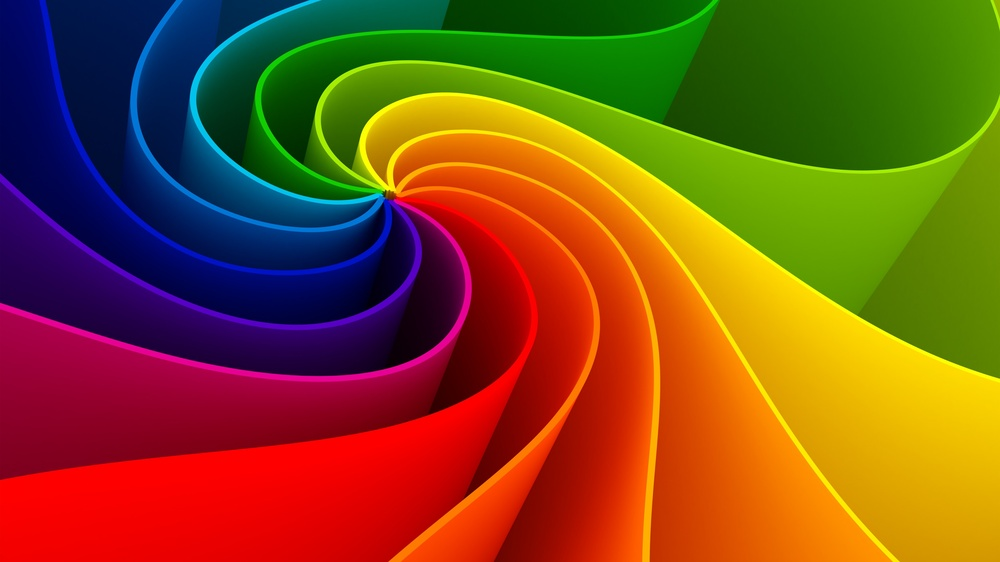
#> input picture tercer Parcial/pra2/R.jpeg, 1000 x 562 px, shrunk from 3840 x 2160 before the run, found by its file name
$ python p3p3.py
#> lines starting #> are read from the running program, lines starting #| are printed output that depends on the picture; after the words box and inside, x2 and y2 are one past the last pixel; in counts of white or black regions, pixels touching at a corner belong together
# -*- coding: utf-8 -*-
"""
Created on Mon Mar 24 08:58:57 2025

@author: lizet
"""

import cv2
import numpy as np

# Cargar la imagen
img = cv2.imread('R.JPEG')
#> img is the input picture: shape (562, 1000, 3); mean B, G, R 25.2, 77.4, 126.5

# Verificar si la imagen se cargó correctamente
if img is None:
    print("Error: No se pudo cargar la imagen.")
    exit()

# Convertir la imagen a espacio de color HSV
img_hsv = cv2.cvtColor(img, cv2.COLOR_BGR2HSV)
#> img_hsv: shape (562, 1000, 3); mean H, S, V 57.5, 253.6, 162.9

# Definir los rangos de color rojo en HSV (dos rangos debido a la naturaleza del rojo en HSV)
rojo_claro = np.array([0, 100, 20], np.uint8)
rojo_oscuro = np.array([5, 255, 255], np.uint8)

rojo2_claro = np.array([175, 100, 20], np.uint8)
rojo2_oscuro = np.array([179, 255, 255], np.uint8)

# Crear máscaras para ambos rangos de rojo
mascara1 = cv2.inRange(img_hsv, rojo_claro, rojo_oscuro)
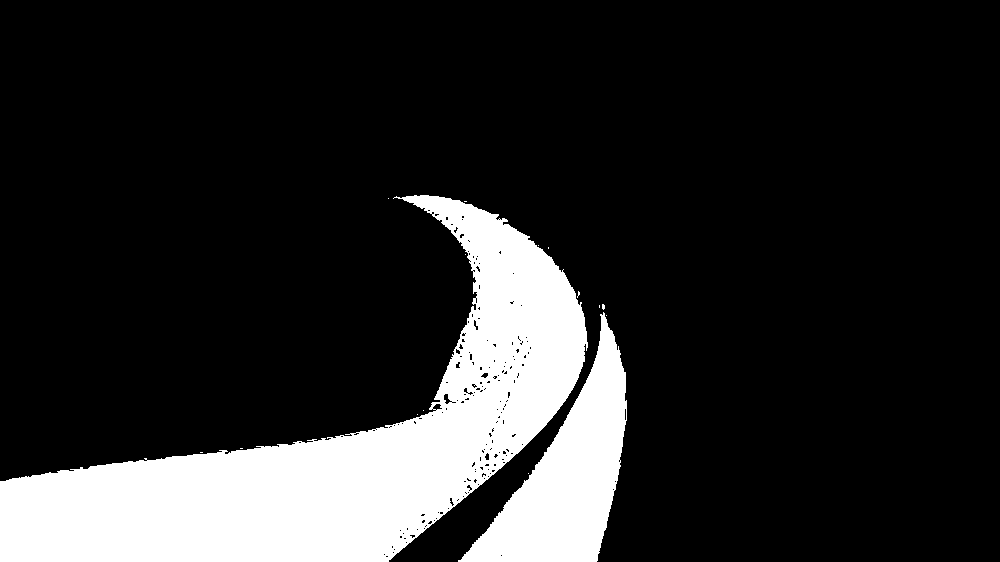
#> mascara1: shape (562, 1000); 16.6% white; 16 white regions (14 under 20 px), largest, box (x1, y1, x2, y2) and area: (0, 195, 588, 562) 76192, (458, 312, 627, 562) 17243
mascara2 = cv2.inRange(img_hsv, rojo2_claro, rojo2_oscuro)
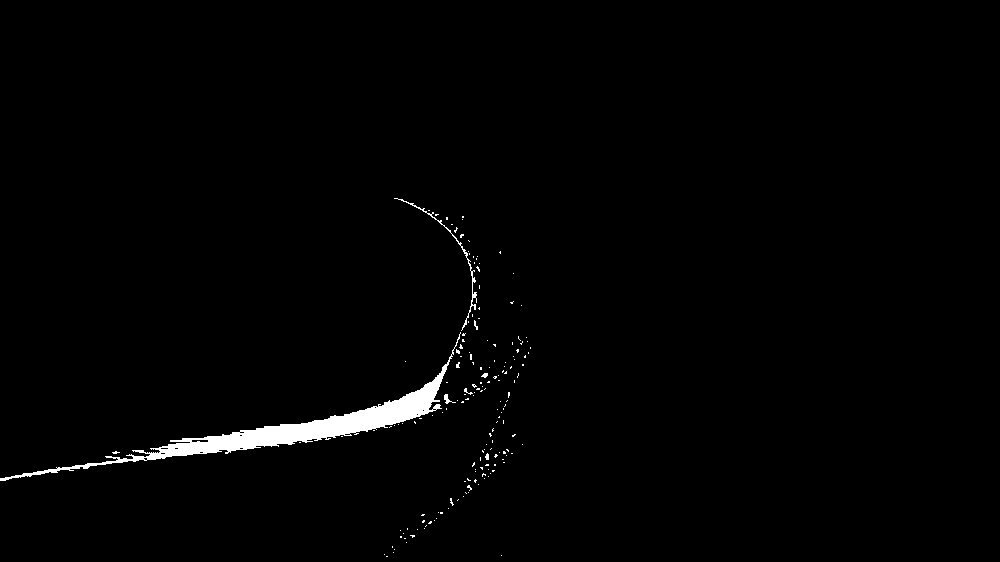
#> mascara2: shape (562, 1000); 1.3% white; 171 white regions (164 under 20 px), largest, box (x1, y1, x2, y2) and area: (0, 332, 461, 481) 6339, (394, 198, 477, 331) 315, (444, 394, 456, 404) 44

# Combinar ambas máscaras
mascara = cv2.bitwise_or(mascara1, mascara2)
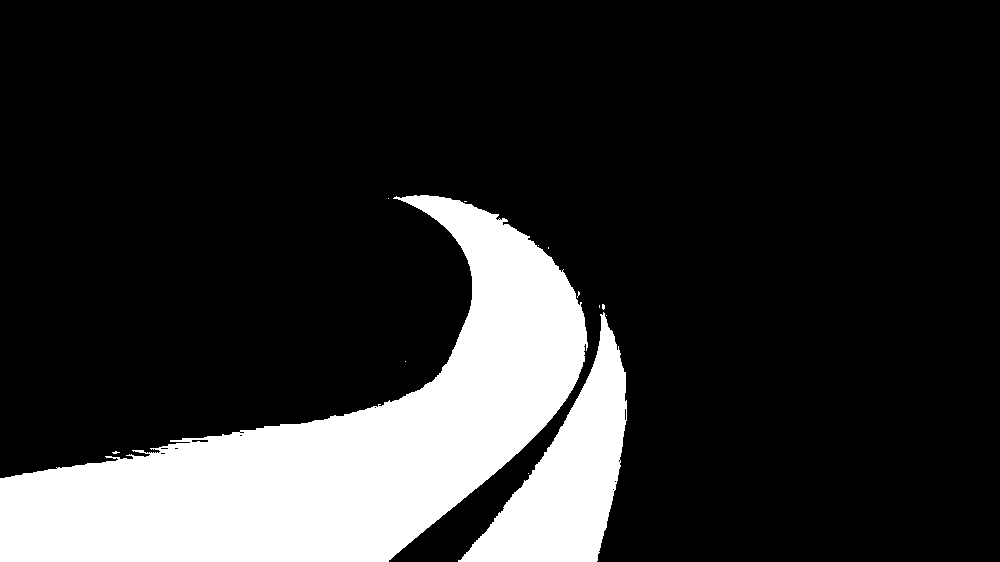
#> mascara: shape (562, 1000); 17.9% white; 13 white regions (11 under 20 px), largest, box (x1, y1, x2, y2) and area: (0, 195, 588, 562) 83569, (458, 312, 627, 562) 17244

# Aplicar la máscara a la imagen original
seleccion = cv2.bitwise_and(img, img, mask=mascara)
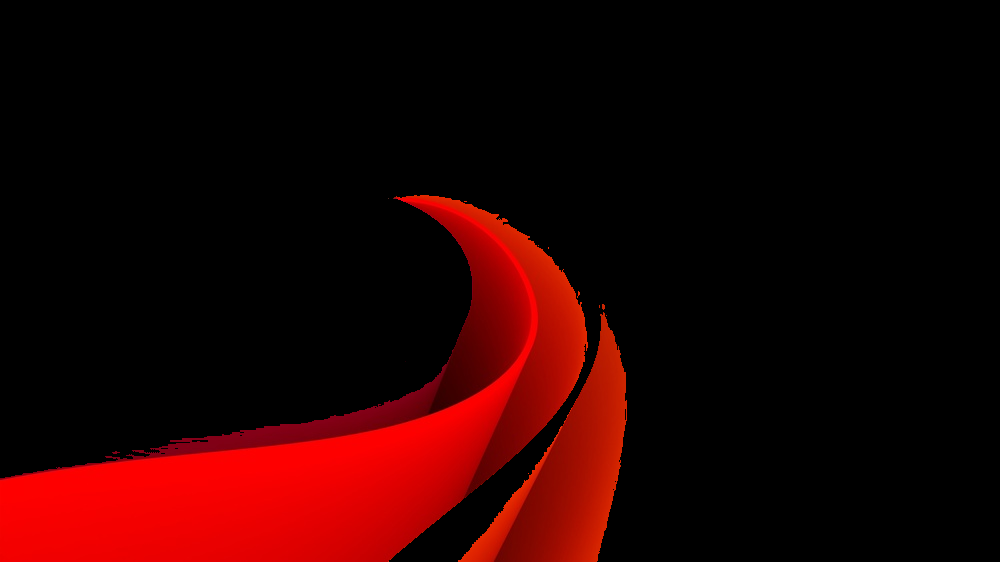
#> seleccion: shape (562, 1000, 3); mean B, G, R 0.3, 1, 36

# Mostrar las imágenes procesadas
cv2.namedWindow('Original', cv2.WINDOW_NORMAL)
cv2.imshow('Original', img)

cv2.namedWindow('Máscara', cv2.WINDOW_NORMAL)
cv2.imshow('Máscara', mascara)

cv2.namedWindow('Selección', cv2.WINDOW_NORMAL)
cv2.imshow('Selección', seleccion)

cv2.waitKey(0)
cv2.destroyAllWindows()
